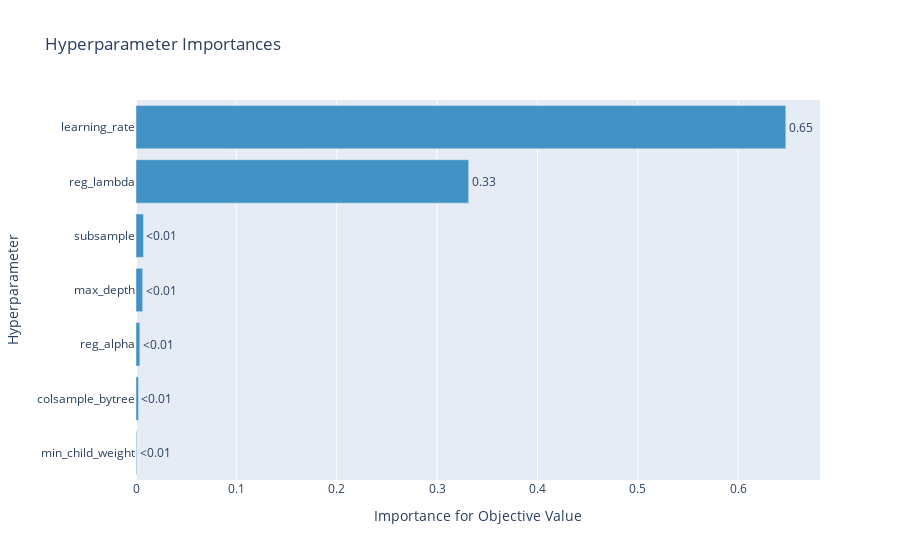

Source (notebook cell):
### Code cell
optuna.visualization.plot_param_importances(study)

### Figure 1 — Plotly figure (JSON) as saved in the notebook; plotly's stock layout.template omitted (floating-point values rounded to 4 significant figures)
{"data": [{"cliponaxis": false, "hovertemplate": ["min_child_weight (IntDistribution): 0.0007058368505926756<extra></extra>", "colsample_bytree (FloatDistribution): 0.002460265117714232<extra></extra>", "reg_alpha (FloatDistribution): 0.0038263926303279978<extra></extra>", "max_depth (IntDistribution): 0.0066256398506655345<extra></extra>", "subsample (FloatDistribution): 0.007450602416184558<extra></extra>", "reg_lambda (FloatDistribution): 0.33146602280151016<extra></extra>", "learning_rate (FloatDistribution): 0.6474652403330047<extra></extra>"], "marker": {"color": "rgb(66,146,198)"}, "orientation": "h", "text": ["<0.01", "<0.01", "<0.01", "<0.01", "<0.01", "0.33", "0.65"], "textposition": "outside", "type": "bar", "x": [0.0007058, 0.00246, 0.003826, 0.006626, 0.007451, 0.3315, 0.6475], "y": ["min_child_weight", "colsample_bytree", "reg_alpha", "max_depth", "subsample", "reg_lambda", "learning_rate"]}], "layout": {"showlegend": false, "title": {"text": "Hyperparameter Importances"}, "xaxis": {"title": {"text": "Importance for Objective Value"}}, "yaxis": {"title": {"text": "Hyperparameter"}}}}
